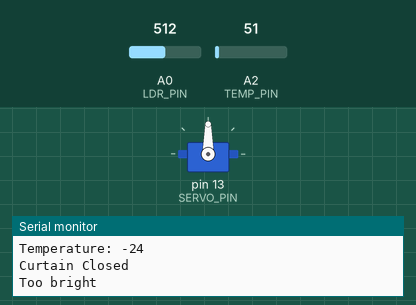
Simulated run of this sketch. Board: Arduino Uno, built with avr-gcc and run on an emulated ATmega328P. Shown: servo, the last lines printed to the serial monitor. Inputs (shaded band) come from the test bench; at power-on: A0 (LDR_PIN) = 512, A2 (TEMP_PIN) = 51.

Above: at 1.8 s.
1.9 s: A0 (LDR_PIN) set to 309
3.4 s: A0 (LDR_PIN) set to 282
6.5 s: A2 (TEMP_PIN) set to 111
8.2 s: A2 (TEMP_PIN) set to 134
At 9.9 s:
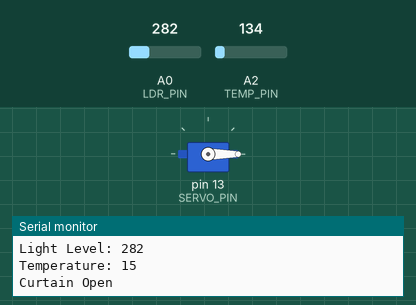
10.5 s: A2 (TEMP_PIN) set to 112
At 11.5 s:
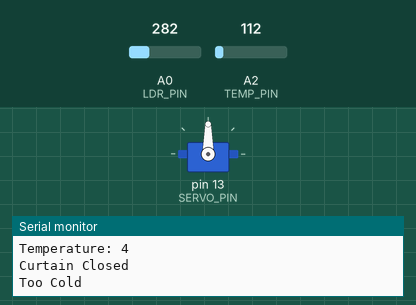
12.5 s: A2 (TEMP_PIN) set to 163
At 14.3 s:
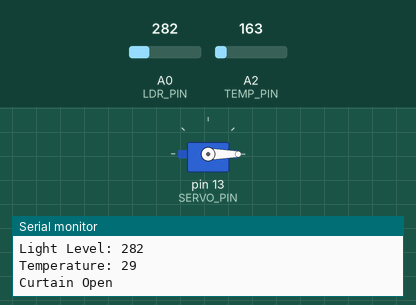
Timing chart, 0 to 15.5 s (numbered marks = the images above; inputs shaded):
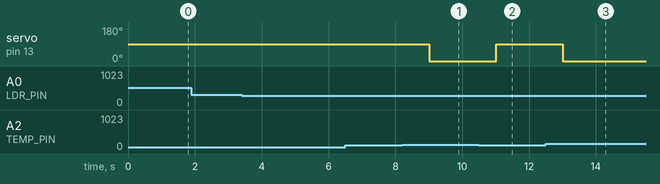

Measured:
- the behaviour switches between 122 and 123 on A2 (TEMP_PIN) (found by bisection; images 0 and 1)
- after the input at 8.2 s, servo on pin 13 (SERVO_PIN): 90° → 0° after 0.81 s
- after the input at 10.5 s, servo on pin 13 (SERVO_PIN): 0° → 90° after 0.51 s
- after the input at 12.5 s, servo on pin 13 (SERVO_PIN): 90° → 0° after 0.51 s

The sketch:

Automatic_Curtains_code.ino
```cpp
#include <Servo.h>

#define LDR_PIN A0       // Photoresistor connected to A0
#define TEMP_PIN A2      // Temperature sensor connected to A2
#define SERVO_PIN 13      // Servo motor control pin

Servo curtainServo;

void setup() {
    pinMode(LDR_PIN, INPUT);
    pinMode(TEMP_PIN, INPUT);
    curtainServo.attach(SERVO_PIN);
    Serial.begin(9600);
}

void loop() {
    int lightLevel = analogRead(LDR_PIN);
    int temp = 0.4831*analogRead(TEMP_PIN) - 49.28; // Convert temperature output to Celsius

    Serial.print("Light Level: "); Serial.println(lightLevel);
    Serial.print("Temperature: "); Serial.println(temp);

    // Curtain logic
    if (lightLevel > 300) {  // Too bright
        curtainServo.write(90);  // Close curtain
        Serial.println("Curtain Closed");
      	Serial.println("Too bright");
    }

  	else if (temp > 30) {  // Too hot
        curtainServo.write(90);  // Close curtain
        Serial.println("Curtain Closed");
      	Serial.println("Too hot");
    }

    else if(temp < 10){	// Too Cold
        curtainServo.write(90);  // Close curtain
        Serial.println("Curtain Closed");
     	Serial.println("Too Cold");
    }

    else {
        curtainServo.write(0);  // Open curtain
        Serial.println("Curtain Open");
    }

    delay(1000);
}
```
